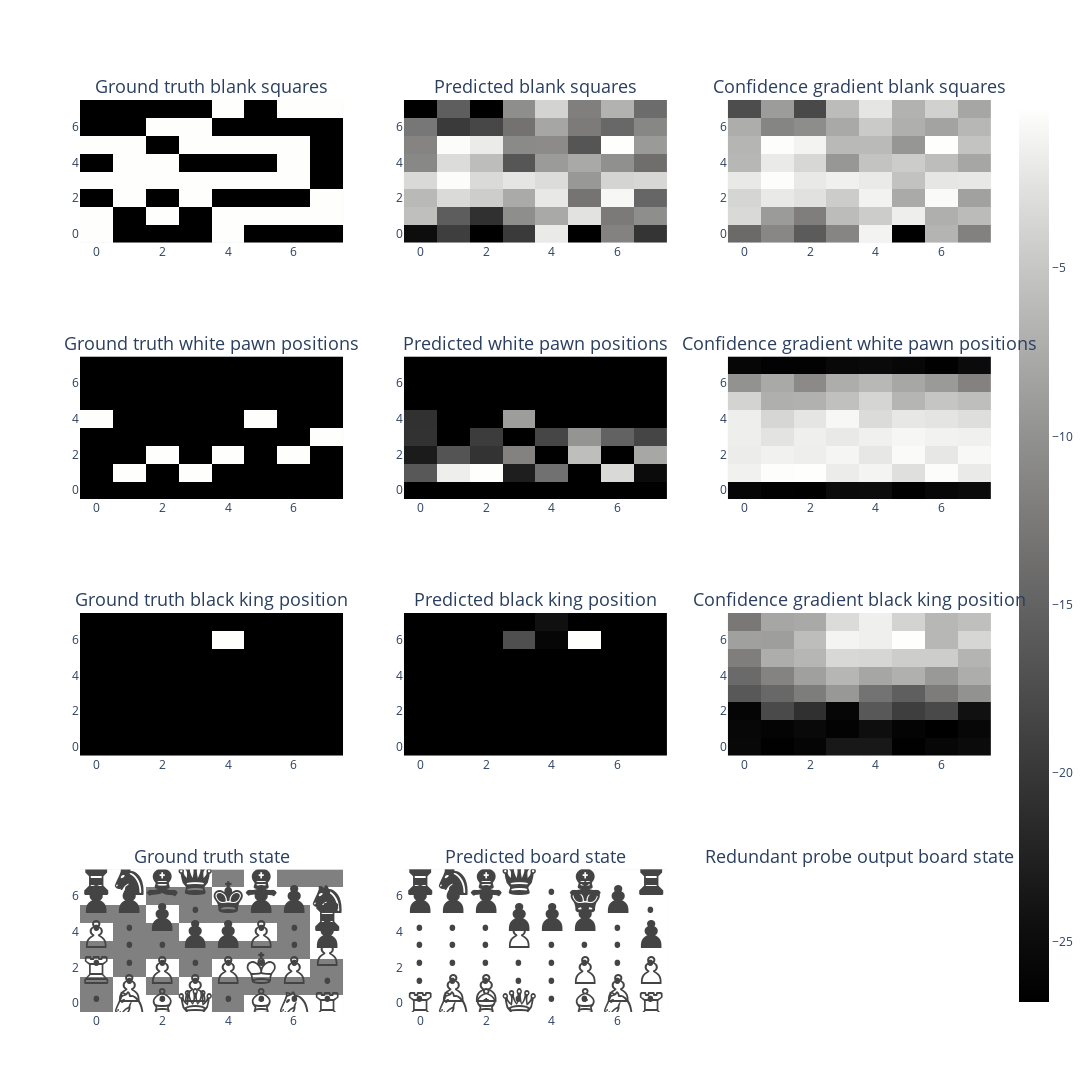

The notebook cell saved with this chart:
### Code cell
from plotly.subplots import make_subplots

move_of_interest_probe_out = probe_out_MBLRRC[0][0][move_of_interest]
print(move_of_interest_probe_out.shape)

fig_rows = 4
fig_cols = 3
fig = make_subplots(rows=fig_rows, cols=fig_cols, subplot_titles=[
    "Ground truth blank squares", "Predicted blank squares", "Confidence gradient blank squares",
    "Ground truth white pawn positions", "Predicted white pawn positions", "Confidence gradient white pawn positions",
    "Ground truth black king position", "Predicted black king position", "Confidence gradient black king position",
    "Ground truth state", "Predicted board state", "Redundant probe output board state"
])


# Specify the size of each plot
plot_size = 400  # You can adjust this size

fig.add_trace(plot_board_state(move_of_interest_state_one_hot_RRC[:, :, BLANK_INDEX]), row=1, col=1)
fig.add_trace(plot_board_state(move_of_interest_probe_out[:, :, BLANK_INDEX], clip_size=2), row=1, col=2)
fig.add_trace(plot_board_state(move_of_interest_probe_out[:, :, BLANK_INDEX]), row=1, col=3)

fig.add_trace(plot_board_state(move_of_interest_state_one_hot_RRC[:, :, white_pawn_index]), row=2, col=1)
fig.add_trace(plot_board_state(move_of_interest_probe_out[:, :, white_pawn_index], clip_size=2), row=2, col=2)
fig.add_trace(plot_board_state(move_of_interest_probe_out[:, :, white_pawn_index], show_scale=True), row=2, col=3)

fig.add_trace(plot_board_state(move_of_interest_state_one_hot_RRC[:, :, black_king_index]), row=3, col=1)
fig.add_trace(plot_board_state(move_of_interest_probe_out[:, :, black_king_index], clip_size=2), row=3, col=2)
fig.add_trace(plot_board_state(move_of_interest_probe_out[:, :, black_king_index]), row=3, col=3)

fig.add_trace(plot_board_state_with_text(move_of_interest_state_RR), row=4, col=1)
fig.add_trace(plot_board_state_with_text(state_stacks_probe_outputs_MBLRR[0][0][move_of_interest]), row=4, col=2)
fig.add_trace(plot_board_state_with_text(state_stacks_probe_outputs_MBLRR[0][0][move_of_interest]), row=4, col=2)

# Adjust the overall size of the figure
fig.update_layout(height=fig_rows * plot_size * 1.3, width=fig_cols * plot_size)
fig.update_annotations(dict(font=dict(size=18))) 



# Show the figure
fig.show()

### Figure 1 — Plotly figure (JSON) as saved in the notebook; plotly's stock layout.template omitted (floating-point values rounded to 4 significant figures)
{"data": [{"colorscale": [[0, "rgb(0, 0, 0)"], [0.09091, "rgb(16, 16, 16)"], [0.1818, "rgb(38, 38, 38)"], [0.2727, "rgb(59, 59, 59)"], [0.3636, "rgb(81, 80, 80)"], [0.4545, "rgb(102, 101, 101)"], [0.5455, "rgb(124, 123, 122)"], [0.6364, "rgb(146, 146, 145)"], [0.7273, "rgb(171, 171, 170)"], [0.8182, "rgb(197, 197, 195)"], [0.9091, "rgb(224, 224, 223)"], [1, "rgb(254, 254, 253)"]], "showscale": false, "type": "heatmap", "xaxis": "x", "yaxis": "y", "z": [[1, 0, 0, 0, 1, 0, 0, 0], [1, 0, 1, 0, 1, 1, 1, 1], [0, 1, 0, 1, 0, 0, 0, 1], [1, 1, 1, 1, 1, 1, 1, 0], [0, 1, 1, 0, 0, 0, 1, 0], [1, 1, 0, 1, 1, 1, 1, 0], [0, 0, 1, 1, 0, 0, 0, 0], [0, 0, 0, 0, 1, 0, 1, 1]]}, {"colorscale": [[0, "rgb(0, 0, 0)"], [0.09091, "rgb(16, 16, 16)"], [0.1818, "rgb(38, 38, 38)"], [0.2727, "rgb(59, 59, 59)"], [0.3636, "rgb(81, 80, 80)"], [0.4545, "rgb(102, 101, 101)"], [0.5455, "rgb(124, 123, 122)"], [0.6364, "rgb(146, 146, 145)"], [0.7273, "rgb(171, 171, 170)"], [0.8182, "rgb(197, 197, 195)"], [0.9091, "rgb(224, 224, 223)"], [1, "rgb(254, 254, 253)"]], "showscale": false, "type": "heatmap", "xaxis": "x2", "yaxis": "y2", "z": [[-1.864, -1.461, -2, -1.49, -0.2154, -2, -0.9081, -1.543], [-0.4845, -1.203, -1.576, -0.8189, -0.6292, -0.261, -0.9722, -0.8246], [-0.529, -0.314, -0.3975, -0.6268, -0.2255, -1.02, -0.1423, -1.131], [-0.3175, -0.1099, -0.3147, -0.2437, -0.301, -0.7479, -0.3482, -0.3288], [-0.8681, -0.2997, -0.5012, -1.261, -0.732, -0.6326, -0.8058, -1.07], [-0.8968, -0.1119, -0.2105, -0.8552, -0.8411, -1.267, -0.1008, -0.7377], [-0.9919, -1.494, -1.386, -1.037, -0.6501, -0.9648, -1.114, -0.8762], [-2, -1.194, -2, -0.8197, -0.3583, -0.9351, -0.5704, -1.078]]}, {"colorscale": [[0, "rgb(0, 0, 0)"], [0.09091, "rgb(16, 16, 16)"], [0.1818, "rgb(38, 38, 38)"], [0.2727, "rgb(59, 59, 59)"], [0.3636, "rgb(81, 80, 80)"], [0.4545, "rgb(102, 101, 101)"], [0.5455, "rgb(124, 123, 122)"], [0.6364, "rgb(146, 146, 145)"], [0.7273, "rgb(171, 171, 170)"], [0.8182, "rgb(197, 197, 195)"], [0.9091, "rgb(224, 224, 223)"], [1, "rgb(254, 254, 253)"]], "showscale": false, "type": "heatmap", "xaxis": "x3", "yaxis": "y3", "z": [[-1.864, -1.461, -2.079, -1.49, -0.2154, -3.448, -0.9081, -1.543], [-0.4845, -1.203, -1.576, -0.8189, -0.6292, -0.261, -0.9722, -0.8246], [-0.529, -0.314, -0.3975, -0.6268, -0.2255, -1.02, -0.1423, -1.131], [-0.3175, -0.1099, -0.3147, -0.2437, -0.301, -0.7479, -0.3482, -0.3288], [-0.8681, -0.2997, -0.5012, -1.261, -0.732, -0.6326, -0.8058, -1.07], [-0.8968, -0.1119, -0.2105, -0.8552, -0.8411, -1.267, -0.1008, -0.7377], [-0.9919, -1.494, -1.386, -1.037, -0.6501, -0.9648, -1.114, -0.8762], [-2.279, -1.194, -2.333, -0.8197, -0.3583, -0.9351, -0.5704, -1.078]]}, {"colorscale": [[0, "rgb(0, 0, 0)"], [0.09091, "rgb(16, 16, 16)"], [0.1818, "rgb(38, 38, 38)"], [0.2727, "rgb(59, 59, 59)"], [0.3636, "rgb(81, 80, 80)"], [0.4545, "rgb(102, 101, 101)"], [0.5455, "rgb(124, 123, 122)"], [0.6364, "rgb(146, 146, 145)"], [0.7273, "rgb(171, 171, 170)"], [0.8182, "rgb(197, 197, 195)"], [0.9091, "rgb(224, 224, 223)"], [1, "rgb(254, 254, 253)"]], "showscale": false, "type": "heatmap", "xaxis": "x4", "yaxis": "y4", "z": [[0, 0, 0, 0, 0, 0, 0, 0], [0, 1, 0, 1, 0, 0, 0, 0], [0, 0, 1, 0, 1, 0, 1, 0], [0, 0, 0, 0, 0, 0, 0, 1], [1, 0, 0, 0, 0, 1, 0, 0], [0, 0, 0, 0, 0, 0, 0, 0], [0, 0, 0, 0, 0, 0, 0, 0], [0, 0, 0, 0, 0, 0, 0, 0]]}, {"colorscale": [[0, "rgb(0, 0, 0)"], [0.09091, "rgb(16, 16, 16)"], [0.1818, "rgb(38, 38, 38)"], [0.2727, "rgb(59, 59, 59)"], [0.3636, "rgb(81, 80, 80)"], [0.4545, "rgb(102, 101, 101)"], [0.5455, "rgb(124, 123, 122)"], [0.6364, "rgb(146, 146, 145)"], [0.7273, "rgb(171, 171, 170)"], [0.8182, "rgb(197, 197, 195)"], [0.9091, "rgb(224, 224, 223)"], [1, "rgb(254, 254, 253)"]], "showscale": false, "type": "heatmap", "xaxis": "x5", "yaxis": "y5", "z": [[-2, -2, -2, -2, -2, -2, -2, -2], [-1.32, -0.3784, -0.2971, -1.746, -1.139, -2, -0.4915, -1.897], [-1.767, -1.354, -1.594, -1.023, -2, -0.651, -2, -0.7839], [-1.602, -2, -1.53, -2, -1.456, -0.9032, -1.25, -1.459], [-1.613, -2, -2, -0.8474, -2, -2, -2, -2], [-2, -2, -2, -2, -2, -2, -2, -2], [-2, -2, -2, -2, -2, -2, -2, -2], [-2, -2, -2, -2, -2, -2, -2, -2]]}, {"colorscale": [[0, "rgb(0, 0, 0)"], [0.09091, "rgb(16, 16, 16)"], [0.1818, "rgb(38, 38, 38)"], [0.2727, "rgb(59, 59, 59)"], [0.3636, "rgb(81, 80, 80)"], [0.4545, "rgb(102, 101, 101)"], [0.5455, "rgb(124, 123, 122)"], [0.6364, "rgb(146, 146, 145)"], [0.7273, "rgb(171, 171, 170)"], [0.8182, "rgb(197, 197, 195)"], [0.9091, "rgb(224, 224, 223)"], [1, "rgb(254, 254, 253)"]], "showscale": true, "type": "heatmap", "xaxis": "x6", "yaxis": "y6", "z": [[-25.89, -26.67, -26.8, -25.13, -24.97, -26.63, -25.75, -25.22], [-1.32, -0.3784, -0.2971, -1.746, -1.139, -2.791, -0.4915, -1.897], [-1.767, -1.354, -1.594, -1.023, -2.12, -0.651, -2.148, -0.7839], [-1.602, -2.436, -1.53, -2.02, -1.456, -0.9032, -1.25, -1.459], [-1.613, -3.561, -2.272, -0.8474, -3.116, -2.16, -2.396, -2.909], [-3.843, -7.189, -7.011, -5.594, -3.723, -6.572, -5.092, -5.789], [-9.94, -7.746, -10.73, -7.346, -6.332, -7.928, -9.196, -11.57], [-25.83, -26.44, -26.5, -25.58, -25.32, -25.73, -26.61, -25.13]]}, {"colorscale": [[0, "rgb(0, 0, 0)"], [0.09091, "rgb(16, 16, 16)"], [0.1818, "rgb(38, 38, 38)"], [0.2727, "rgb(59, 59, 59)"], [0.3636, "rgb(81, 80, 80)"], [0.4545, "rgb(102, 101, 101)"], [0.5455, "rgb(124, 123, 122)"], [0.6364, "rgb(146, 146, 145)"], [0.7273, "rgb(171, 171, 170)"], [0.8182, "rgb(197, 197, 195)"], [0.9091, "rgb(224, 224, 223)"], [1, "rgb(254, 254, 253)"]], "showscale": false, "type": "heatmap", "xaxis": "x7", "yaxis": "y7", "z": [[0, 0, 0, 0, 0, 0, 0, 0], [0, 0, 0, 0, 0, 0, 0, 0], [0, 0, 0, 0, 0, 0, 0, 0], [0, 0, 0, 0, 0, 0, 0, 0], [0, 0, 0, 0, 0, 0, 0, 0], [0, 0, 0, 0, 0, 0, 0, 0], [0, 0, 0, 0, 1, 0, 0, 0], [0, 0, 0, 0, 0, 0, 0, 0]]}, {"colorscale": [[0, "rgb(0, 0, 0)"], [0.09091, "rgb(16, 16, 16)"], [0.1818, "rgb(38, 38, 38)"], [0.2727, "rgb(59, 59, 59)"], [0.3636, "rgb(81, 80, 80)"], [0.4545, "rgb(102, 101, 101)"], [0.5455, "rgb(124, 123, 122)"], [0.6364, "rgb(146, 146, 145)"], [0.7273, "rgb(171, 171, 170)"], [0.8182, "rgb(197, 197, 195)"], [0.9091, "rgb(224, 224, 223)"], [1, "rgb(254, 254, 253)"]], "showscale": false, "type": "heatmap", "xaxis": "x8", "yaxis": "y8", "z": [[-2, -2, -2, -2, -2, -2, -2, -2], [-2, -2, -2, -2, -2, -2, -2, -2], [-2, -2, -2, -2, -2, -2, -2, -2], [-2, -2, -2, -2, -2, -2, -2, -2], [-2, -2, -2, -2, -2, -2, -2, -2], [-2, -2, -2, -2, -2, -2, -2, -2], [-2, -2, -2, -1.544, -1.955, -0.7262, -2, -2], [-2, -2, -2, -2, -1.883, -2, -2, -2]]}, {"colorscale": [[0, "rgb(0, 0, 0)"], [0.09091, "rgb(16, 16, 16)"], [0.1818, "rgb(38, 38, 38)"], [0.2727, "rgb(59, 59, 59)"], [0.3636, "rgb(81, 80, 80)"], [0.4545, "rgb(102, 101, 101)"], [0.5455, "rgb(124, 123, 122)"], [0.6364, "rgb(146, 146, 145)"], [0.7273, "rgb(171, 171, 170)"], [0.8182, "rgb(197, 197, 195)"], [0.9091, "rgb(224, 224, 223)"], [1, "rgb(254, 254, 253)"]], "showscale": false, "type": "heatmap", "xaxis": "x9", "yaxis": "y9", "z": [[-25.79, -26.73, -26.21, -23.68, -23.65, -26.72, -25.89, -25.29], [-25.86, -26.27, -25.63, -26.42, -24.78, -26.38, -26.93, -25.81], [-26.22, -18.1, -21.05, -25.97, -16.47, -19.46, -18.19, -24.43], [-16.44, -14.65, -12.48, -9.697, -13.47, -15.68, -12.53, -10.22], [-14.43, -11.79, -8.967, -6.856, -8.327, -7.419, -9.556, -7.705], [-12.34, -7.678, -6.887, -3.8, -4.015, -4.793, -4.777, -7.061], [-8.939, -9.091, -6.26, -1.544, -1.955, -0.7262, -6.757, -4.027], [-13.0, -8.318, -8.099, -3.592, -1.883, -4.278, -6.805, -6.082]]}, {"colorscale": [[0, "white"], [0.49, "white"], [0.5, "grey"], [0.51, "white"], [1, "white"]], "showscale": false, "text": [[".", "♘", "♗", "♕", ".", "♗", "♘", "♖"], [".", "♙", ".", "♙", ".", ".", ".", "."], ["♖", ".", "♙", ".", "♙", "♔", "♙", "."], [".", ".", ".", ".", ".", ".", ".", "♙"], ["♙", ".", ".", "♟", "♟", "♙", ".", "♟"], [".", ".", "♟", ".", ".", ".", ".", "♜"], ["♟", "♟", ".", ".", "♚", "♟", "♟", "♞"], ["♜", "♞", "♝", "♛", ".", "♝", ".", "."]], "textfont": {"size": 48}, "texttemplate": "%{text}", "type": "heatmap", "xaxis": "x10", "yaxis": "y10", "z": [[0, 2, 3, 5, 0, 3, 2, 4], [0, 1, 0, 1, 0, 0, 0, 0], [4, 0, 1, 0, 1, 6, 1, 0], [0, 0, 0, 0, 0, 0, 0, 1], [1, 0, 0, -1, -1, 1, 0, -1], [0, 0, -1, 0, 0, 0, 0, -4], [-1, -1, 0, 0, -6, -1, -1, -2], [-4, -2, -3, -5, 0, -3, 0, 0]]}, {"colorscale": [[0, "white"], [0.49, "white"], [0.5, "grey"], [0.51, "white"], [1, "white"]], "showscale": false, "text": [["♖", "♘", "♗", "♕", ".", "♗", "♘", "♖"], [".", "♙", "♙", ".", ".", ".", "♙", "."], [".", ".", ".", ".", ".", "♙", ".", "♙"], [".", ".", ".", ".", ".", ".", ".", "."], [".", ".", ".", "♙", ".", ".", ".", "♟"], [".", ".", ".", "♟", "♟", "♟", ".", "."], ["♟", "♟", "♟", ".", ".", "♚", "♟", "."], ["♜", "♞", "♝", "♛", ".", "♝", ".", "♜"]], "textfont": {"size": 48}, "texttemplate": "%{text}", "type": "heatmap", "xaxis": "x11", "yaxis": "y11", "z": [[4, 2, 3, 5, 0, 3, 2, 4], [0, 1, 1, 0, 0, 0, 1, 0], [0, 0, 0, 0, 0, 1, 0, 1], [0, 0, 0, 0, 0, 0, 0, 0], [0, 0, 0, 1, 0, 0, 0, -1], [0, 0, 0, -1, -1, -1, 0, 0], [-1, -1, -1, 0, 0, -6, -1, 0], [-4, -2, -3, -5, 0, -3, 0, -4]]}, {"colorscale": [[0, "white"], [0.49, "white"], [0.5, "grey"], [0.51, "white"], [1, "white"]], "showscale": false, "text": [["♖", "♘", "♗", "♕", ".", "♗", "♘", "♖"], [".", "♙", "♙", ".", ".", ".", "♙", "."], [".", ".", ".", ".", ".", "♙", ".", "♙"], [".", ".", ".", ".", ".", ".", ".", "."], [".", ".", ".", "♙", ".", ".", ".", "♟"], [".", ".", ".", "♟", "♟", "♟", ".", "."], ["♟", "♟", "♟", ".", ".", "♚", "♟", "."], ["♜", "♞", "♝", "♛", ".", "♝", ".", "♜"]], "textfont": {"size": 48}, "texttemplate": "%{text}", "type": "heatmap", "xaxis": "x11", "yaxis": "y11", "z": [[4, 2, 3, 5, 0, 3, 2, 4], [0, 1, 1, 0, 0, 0, 1, 0], [0, 0, 0, 0, 0, 1, 0, 1], [0, 0, 0, 0, 0, 0, 0, 0], [0, 0, 0, 1, 0, 0, 0, -1], [0, 0, 0, -1, -1, -1, 0, 0], [-1, -1, -1, 0, 0, -6, -1, 0], [-4, -2, -3, -5, 0, -3, 0, -4]]}], "layout": {"annotations": [{"font": {"size": 18}, "showarrow": false, "text": "Ground truth blank squares", "x": 0.1444, "xanchor": "center", "xref": "paper", "y": 1, "yanchor": "bottom", "yref": "paper"}, {"font": {"size": 18}, "showarrow": false, "text": "Predicted blank squares", "x": 0.5, "xanchor": "center", "xref": "paper", "y": 1, "yanchor": "bottom", "yref": "paper"}, {"font": {"size": 18}, "showarrow": false, "text": "Confidence gradient blank squares", "x": 0.8556, "xanchor": "center", "xref": "paper", "y": 1, "yanchor": "bottom", "yref": "paper"}, {"font": {"size": 18}, "showarrow": false, "text": "Ground truth white pawn positions", "x": 0.1444, "xanchor": "center", "xref": "paper", "y": 0.7188, "yanchor": "bottom", "yref": "paper"}, {"font": {"size": 18}, "showarrow": false, "text": "Predicted white pawn positions", "x": 0.5, "xanchor": "center", "xref": "paper", "y": 0.7188, "yanchor": "bottom", "yref": "paper"}, {"font": {"size": 18}, "showarrow": false, "text": "Confidence gradient white pawn positions", "x": 0.8556, "xanchor": "center", "xref": "paper", "y": 0.7188, "yanchor": "bottom", "yref": "paper"}, {"font": {"size": 18}, "showarrow": false, "text": "Ground truth black king position", "x": 0.1444, "xanchor": "center", "xref": "paper", "y": 0.4375, "yanchor": "bottom", "yref": "paper"}, {"font": {"size": 18}, "showarrow": false, "text": "Predicted black king position", "x": 0.5, "xanchor": "center", "xref": "paper", "y": 0.4375, "yanchor": "bottom", "yref": "paper"}, {"font": {"size": 18}, "showarrow": false, "text": "Confidence gradient black king position", "x": 0.8556, "xanchor": "center", "xref": "paper", "y": 0.4375, "yanchor": "bottom", "yref": "paper"}, {"font": {"size": 18}, "showarrow": false, "text": "Ground truth state", "x": 0.1444, "xanchor": "center", "xref": "paper", "y": 0.1562, "yanchor": "bottom", "yref": "paper"}, {"font": {"size": 18}, "showarrow": false, "text": "Predicted board state", "x": 0.5, "xanchor": "center", "xref": "paper", "y": 0.1562, "yanchor": "bottom", "yref": "paper"}, {"font": {"size": 18}, "showarrow": false, "text": "Redundant probe output board state", "x": 0.8556, "xanchor": "center", "xref": "paper", "y": 0.1562, "yanchor": "bottom", "yref": "paper"}], "height": 2080, "width": 1200, "xaxis": {"anchor": "y", "domain": [0, 0.2889]}, "xaxis10": {"anchor": "y10", "domain": [0, 0.2889]}, "xaxis11": {"anchor": "y11", "domain": [0.3556, 0.6444]}, "xaxis12": {"anchor": "y12", "domain": [0.7111, 1]}, "xaxis2": {"anchor": "y2", "domain": [0.3556, 0.6444]}, "xaxis3": {"anchor": "y3", "domain": [0.7111, 1]}, "xaxis4": {"anchor": "y4", "domain": [0, 0.2889]}, "xaxis5": {"anchor": "y5", "domain": [0.3556, 0.6444]}, "xaxis6": {"anchor": "y6", "domain": [0.7111, 1]}, "xaxis7": {"anchor": "y7", "domain": [0, 0.2889]}, "xaxis8": {"anchor": "y8", "domain": [0.3556, 0.6444]}, "xaxis9": {"anchor": "y9", "domain": [0.7111, 1]}, "yaxis": {"anchor": "x", "domain": [0.8438, 1]}, "yaxis10": {"anchor": "x10", "domain": [0, 0.1562]}, "yaxis11": {"anchor": "x11", "domain": [0, 0.1562]}, "yaxis12": {"anchor": "x12", "domain": [0, 0.1562]}, "yaxis2": {"anchor": "x2", "domain": [0.8438, 1]}, "yaxis3": {"anchor": "x3", "domain": [0.8438, 1]}, "yaxis4": {"anchor": "x4", "domain": [0.5625, 0.7188]}, "yaxis5": {"anchor": "x5", "domain": [0.5625, 0.7188]}, "yaxis6": {"anchor": "x6", "domain": [0.5625, 0.7188]}, "yaxis7": {"anchor": "x7", "domain": [0.2812, 0.4375]}, "yaxis8": {"anchor": "x8", "domain": [0.2812, 0.4375]}, "yaxis9": {"anchor": "x9", "domain": [0.2812, 0.4375]}}}
